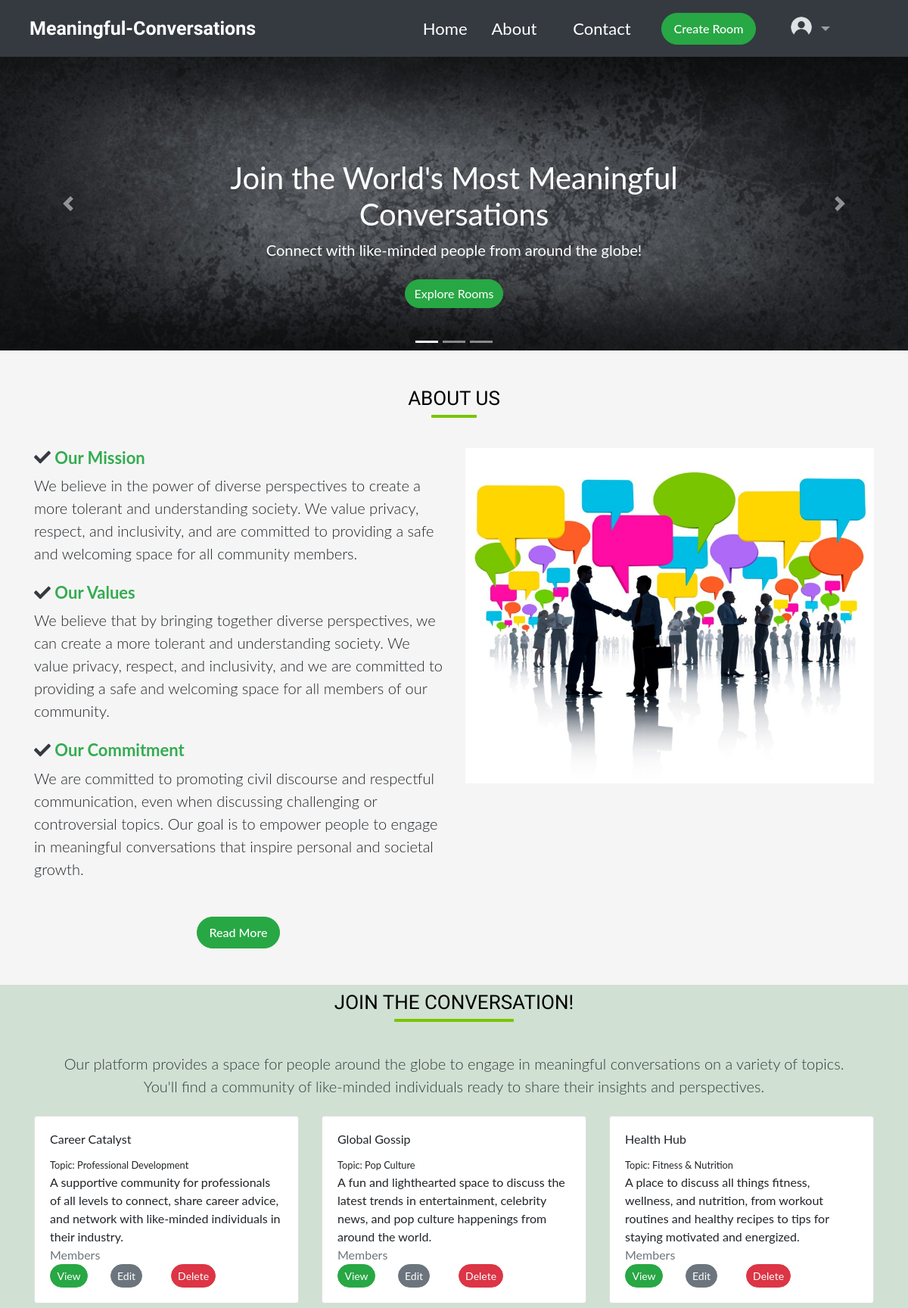
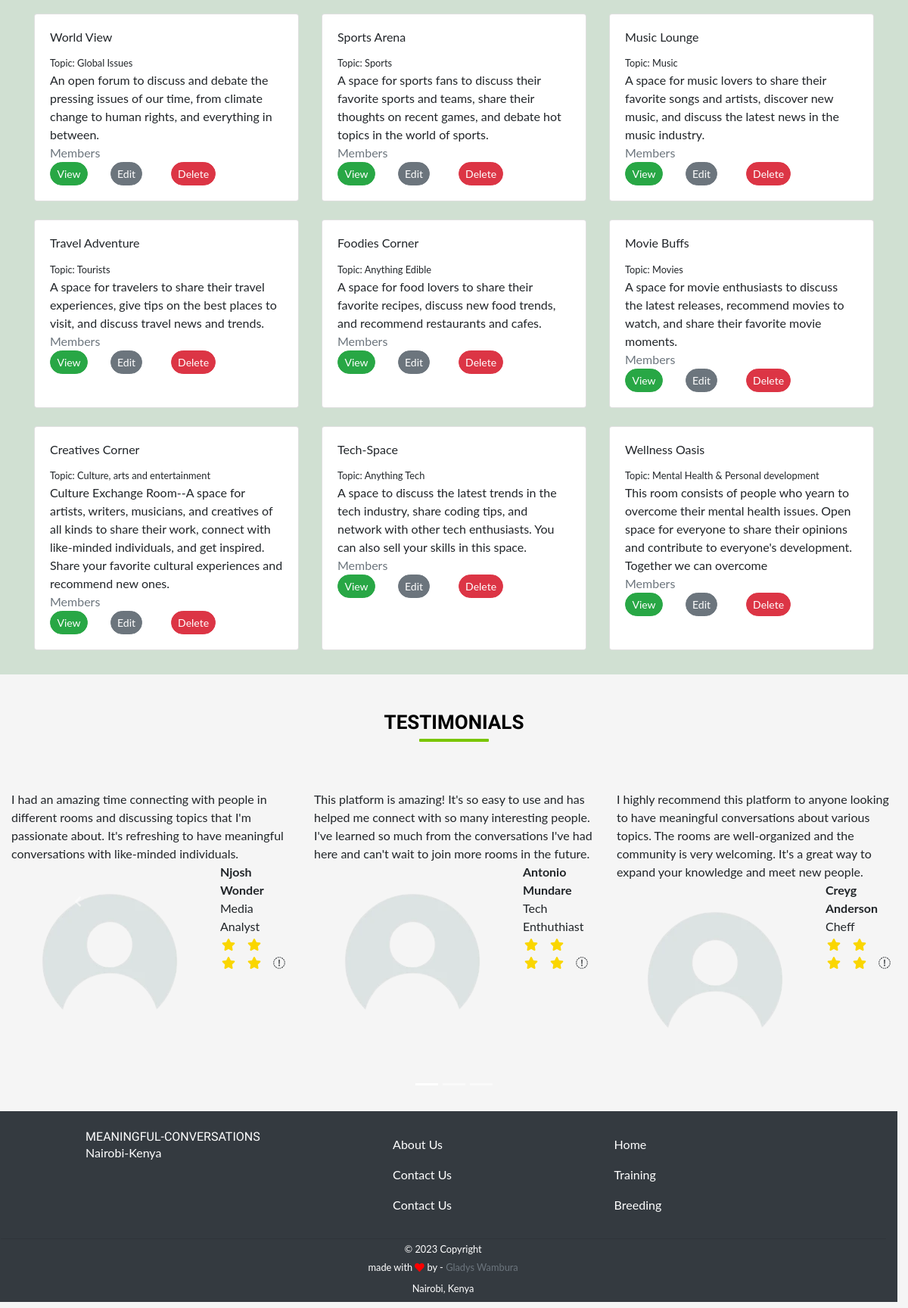
The app's page / (signed in) with its own data (2 pictures, top to bottom).
### conversations/models.py (models this page shows, shortened)
class Room(models.Model):
    name = models.CharField(max_length=255)
    topic = models.ForeignKey(Topic, on_delete=models.CASCADE)
    room_mates = models.ManyToManyField(User, related_name="room_mates", blank=True)
    host = models.ForeignKey(User, on_delete=models.CASCADE, related_name='creator')
    description =models.TextField(null=True)
    created_at = models.DateTimeField(auto_now_add=True)
    updated_at = models.DateTimeField(auto_now=True)
    class Meta:
        ordering = [ '-created_at']

class Topic(models.Model):
    name = models.CharField(("Room-Topic"), max_length=150)
    def __str__(self):
        return self.name

### conversations/views.py (the view)
# urls.py: path('', views.index, name='index'),
def index(request):
    rooms = Room.objects.all()
    topics = Topic.objects.all()
    q = request.GET.get('q') if request.GET.get('q') != None else ''
    rooms = Room.objects.filter(topic__name__icontains=q)
    context = {'rooms': rooms, 'topics': topics}
    return render(request, 'index.html', context)

### conversations/templates/index.html (shortened to what this page needs)
{% extends 'base.html' %} {% load static %} {% block content %}
  <div class="contentpage">
    <div class="">
      <div id="carouselExampleCaptions" class="carousel slide" data-ride="carousel" style="width:100%; height: auto">
        <ol class="carousel-indicators">
          <li data-target="#carouselExampleCaptions" data-slide-to="0" class="active"></li>
          <li data-target="#carouselExampleCaptions" data-slide-to="1"></li>
          <li data-target="#carouselExampleCaptions" data-slide-to="2"></li>
        </ol>
        <div class="carousel-inner">
          <div class="carousel-item active">
            <img src="{% static 'images/carouselimage3.jpg' %}" class="d-block w-100" alt="...">
            <div class="carousel-caption d-none d-md-block " style="margin-auto; top: 30%;">
              <h3 style="font-size: 40px;"> Join the World's Most Meaningful Conversations</h3>
              <p class="mt-2" style="font-size: 20px;">Connect with like-minded people from around the globe!</p>
              <a class="mt-4 btn btn-success btn-md" href="#rooms" role="button">Explore Rooms</a>
            </div>
          </div>
        </div>
        <button class="carousel-control-prev" type="button" data-target="#carouselExampleCaptions" data-slide="prev">
          <span class="carousel-control-prev-icon" aria-hidden="true"></span>
        </button>
        <button class="carousel-control-next" type="button" data-target="#carouselExampleCaptions" data-slide="next">
          <span class="carousel-control-next-icon" aria-hidden="true"></span>
        </button>
      </div>
    <section id="about-us" class="py-5">
      <div class="container">
        <h2 style="font-family: 'Merienda One', sans-serif">About Us</h2>
        <div class="row">
          <div class="col-md-6" style="font-size: 18px;">
            <h3 class="mb-2 font-bold" style="font-size: 22px; color:#34ac50"><i class="text-dark fas fa-check"></i> Our Mission</h3>
            <p class="mb-4 lead">
              We believe in the power of diverse perspectives to create a more
              tolerant and understanding society. We value privacy, respect, and
              inclusivity, and are committed to providing a safe and welcoming space
              for all community members.
            </p>
            <h3 class="mb-2 font-bold" style="font-size: 22px; color:#34ac50"><i class="text-dark fas fa-check"></i> Our Values</h3>
            <p class="mb-4 lead">
              We believe that by bringing together diverse perspectives, we can create a more tolerant and understanding society. We value privacy, respect, and inclusivity, and we are committed to providing a safe and welcoming space for all members of our community.
            </p>
            <h3 class="mb-2 font-bold" style="font-size: 22px; color:#34ac50"><i class="text-dark fas fa-check"></i> Our Commitment</h3>
            <p class="lead">
              We are committed to promoting civil discourse and respectful
              communication, even when discussing challenging or controversial
              topics. Our goal is to empower people to engage in meaningful
              conversations that inspire personal and societal growth.
            </p>
            <div class="text-center">
              <a href="{% url 'about' %}" class="btn btn-success text-center text-white px-3 py-2 rounded-md text-md font-medium mt-5"> Read More </a>
            </div>
          </div>
          <div class="col-md-6">
            <img
              src="{% static 'images/aboutimage.jpeg' %}"
              alt="About Us"
              class="img-fluid"
              style="border:none;"
            />
          </div>
        </div>
      </div>
    </section>
    <section class="py-2" style="background-color: #d0e0d2">
      <div class="container-fluid ">
        <h2 style="font-family: 'Merienda One', sans-serif" id="rooms">Join the Conversation!</h2>
        <p class="lead text-dark text-bold text-center mb-4">
          Our platform provides a space for people around the globe to engage in
          meaningful conversations on a variety of topics. <br> You'll find a community
          of like-minded individuals ready to share their insights and
          perspectives.
        </p>
      </div>
    <div class="container" >
      <div class="row">
        {% for room in rooms %}
        <div class="col-md-4 d-flex align-items-stretch">
          <div class="card mb-4 box-shadow">
            <div class="card-body align-self-end">
              <h4 class="card-title">{{ room.name }}</h4>
              <small class="card-text">Topic: {{ room.topic }}</small>
              <br>
              <p class="card-text">{{ room.description }}</p>
              <p class="card-text text-muted">{{ room.members.count }} Members</p>
              <div class="d-flex justify-content-between align-items-center">
                <div class="row">
                  <div class="col-md-4 btn-group">
                    <a
                      href="{% url 'room' room.id %}"
                      class="btn btn-success btn-sm"
                      >View</a
                    >
                  </div>
                  {% if request.user == room.host%}
                  <div class="col-md-4">
                    <a
                      href="{% url 'update_room' room.id %}"
                      class="btn btn-secondary btn-sm"
                    >
                      Edit</a
                    >
                  </div>
                  <div class="col-md-4">
                    <a
                      href="{% url 'delete_room' room.id %}"
                      class="btn btn-danger btn-sm"
                    >
                      Delete</a
                    >
                  </div>
                  {% endif %}
                </div>
              </div>
            </div>
          </div>
        </div>
        {% endfor %}
      </div>
    </div>
  </section>
    <div class="container-fluid mt-5">
      <div class="row">
        <div class="col-sm-12">
          <div id="myCarousel" class="carousel slide" data-ride="carousel">
            <h2 style="font-family: 'Merienda One', sans-serif"><b>Testimonials</b></h2>
            <br />
            <ol class="carousel-indicators">
              <li data-target="#myCarousel" data-slide-to="0" class="active"></li>
              <li data-target="#myCarousel" data-slide-to="1"></li>
              <li data-target="#myCarousel" data-slide-to="2"></li>
            </ol>
            <div class="carousel-inner">
              <div class="carousel-item active">
                <div class="row">
                  <div class="col-sm-4">
                    <div class="testimonial">
                      <p>
                        I had an amazing time connecting with people in different
                        rooms and discussing topics that I'm passionate about.
                        It's refreshing to have meaningful conversations with
                        like-minded individuals.
                      </p>
                    </div>
                    <div class="media">
                      <img
                        src="{% static 'images/user-icon.png' %}"
                        class="mr-3"
                        alt=""
                      />
                      <div class="media-body">
                        <div class="overview">
                          <div class="name"><b>Njosh Wonder</b></div>
                          <div class="details">Media Analyst</div>
                          <div class="star-rating">
                            <ul class="list-inline">
                              <li class="list-inline-item">
                                <i class="fa fa-star" style="color: #fad600"></i>
                              </li>
                              <li class="list-inline-item">
                                <i class="fa fa-star" style="color: #fad600"></i>
                              </li>
                              <li class="list-inline-item">
                                <i class="fa fa-star" style="color: #fad600"></i>
                              </li>
                              <li class="list-inline-item">
                                <i class="fa fa-star" style="color: #fad600"></i>
                              </li>
                              <li class="list-inline-item">
                                <i class="fa fa-star-o"></i>
                              </li>
                            </ul>
                          </div>
                        </div>
                      </div>
                    </div>
                  </div>
                  <div class="col-sm-4">
                    <div class="testimonial">
                      <p>
                        This platform is amazing! It's so easy to use and has
                        helped me connect with so many interesting people. I've
                        learned so much from the conversations I've had here and
                        can't wait to join more rooms in the future.
                      </p>
                    </div>
                    <div class="media">
                      <img
                        src="{% static 'images/user-icon.png' %}"
                        class="mr-3"
                        alt=""
                      />
                      <div class="media-body">
                        <div class="overview">
                          <div class="name"><b>Antonio Mundare</b></div>
                          <div class="details">Tech Enthuthiast</div>
                          <div class="star-rating">
                            <ul class="list-inline">
                              <li class="list-inline-item">
                                <i class="fa fa-star" style="color: #fad600"></i>
                              </li>
                              <li class="list-inline-item">
                                <i class="fa fa-star" style="color: #fad600"></i>
                              </li>
                              <li class="list-inline-item">
                                <i class="fa fa-star" style="color: #fad600"></i>
                              </li>
                              <li class="list-inline-item">
                                <i class="fa fa-star" style="color: #fad600"></i>
                              </li>
                              <li class="list-inline-item">
                                <i class="fa fa-star-o"></i>
                              </li>
                            </ul>
                          </div>
                        </div>
                      </div>
                    </div>
                  </div>
                  <div class="col-sm-4">
                    <div class="testimonial">
                      <p>
                        I highly recommend this platform to anyone looking to have
                        meaningful conversations about various topics. The rooms
                        are well-organized and the community is very welcoming.
                        It's a great way to expand your knowledge and meet new
                        people.
                      </p>
                    </div>
                    <div class="media">
                      <img
                        src="{% static 'images/user-icon.png' %}"
                        class="mr-3"
                        alt=""
                      />
                      <div class="media-body">
                        <div class="overview">
                          <div class="name"><b>Creyg Anderson</b></div>
                          <div class="details">Cheff</div>
                          <div class="star-rating">
                            <ul class="list-inline">
                              <li class="list-inline-item">
                                <i class="fa fa-star" style="color: #fad600"></i>
                              </li>
                              <li class="list-inline-item">
                                <i class="fa fa-star" style="color: #fad600"></i>
                              </li>
                              <li class="list-inline-item">
                                <i class="fa fa-star" style="color: #fad600"></i>
                              </li>
                              <li class="list-inline-item">
                                <i class="fa fa-star" style="color: #fad600"></i>
                              </li>
                              <li class="list-inline-item">
                                <i class="fa fa-star-o"></i>
                              </li>
                            </ul>
                          </div>
                        </div>
                      </div>
                    </div>
                  </div>
                </div>
              </div>
            </div>
            <a class="carousel-control-prev" href="#myCarousel" data-slide="prev">
              <i class="fa fa-chevron-left"></i>
            </a>
            <a class="carousel-control-next" href="#myCarousel" data-slide="next">
              <i class="fa fa-chevron-right"></i>
            </a>
          </div>
        </div>
      </div>
    </div>
    <br />
  </div>
<footer class="container-fluid page-footer font-small text-white pt-4" style="background-color: #343a40; margin-left: -1.2%">
  <div class="container-fluid text-center text-md-left">
    <div class="row">
      <div class="col-md-4 offset-md-1 mt-md-0 mt-3">
        <h5
          class="text-uppercase footer-name"
          style="font-family: 'Merienda One', sans-serif"
        >
          Meaningful-Conversations
        </h5>
        <p class="address">Nairobi-Kenya</p>
      </div>
      <div class="col-md-3 mb-md-0 mb-3">
        <ul class="list-unstyled">
          <li>
            <a class="nav-link text-white" href="#">About Us</a>
          </li>
          <li>
            <a class="nav-link text-white" href="#">Contact Us</a>
          </li>
          <li>
            <a class="nav-link text-white" href="#">Contact Us</a>
          </li>
        </ul>
      </div>
      <div class="col-md-3 mb-md-0 mb-3">
        <ul class="list-unstyled">
          <li>
            <a class="nav-link text-white" href="#">Home</a>
          </li>
          <li>
            <a class="nav-link text-white" href="#">Training</a>
          </li>
          <li>
            <a class="nav-link text-white" href="#">Breeding</a>
          </li>
        </ul>
      </div>
    </div>
  </div>
  <br />
  <hr style="color-white">
  <div class="mb-2 text-center">
    <small class="text-white"> © 2023 Copyright </small>
    <br />
    <small class="text-white">
      made with <i class="fa fa-heart" style="color: red"></i> by -
      <a
        class="text-white text-muted"
        target="_blank"
        rel="noopener noreferrer"
        href=""
      >
        Gladys Wambura
      </a>
      <a class="nav-link text-white" href="#">Nairobi, Kenya</a>
    </small>
  </div>
</footer>
{% endblock content %}

### records on screen
Room: name "Career Catalyst", topic "Professional Development", description "A supportive community for professionals of all levels to connect, share career advice, and network with like-minded individuals in their industry.", shows "Edit"
Room: name "Global Gossip", topic "Pop Culture", description "A fun and lighthearted space to discuss the latest trends in entertainment, celebrity news, and pop culture happenings from around the world.", shows "Edit"
Room: name "Health Hub", topic "Fitness & Nutrition", description "A place to discuss all things fitness, wellness, and nutrition, from workout routines and healthy recipes to tips for staying motivated and energized.", shows "Edit"
Room: name "World View", topic "Global Issues", description "An open forum to discuss and debate the pressing issues of our time, from climate change to human rights, and everything in between.", shows "Edit"
Room: name "Sports Arena", topic "Sports", description "A space for sports fans to discuss their favorite sports and teams, share their thoughts on recent games, and debate hot topics in the world of sports.", shows "Edit"
Room: name "Music Lounge", topic "Music", description "A space for music lovers to share their favorite songs and artists, discover new music, and discuss the latest news in the music industry.", shows "Edit"
Room: name "Travel Adventure", topic "Tourists", description "A space for travelers to share their travel experiences, give tips on the best places to visit, and discuss travel news and trends.", shows "Edit"
Room: name "Foodies Corner", topic "Anything Edible", description "A space for food lovers to share their favorite recipes, discuss new food trends, and recommend restaurants and cafes.", shows "Edit"
Room: name "Movie Buffs", topic "Movies", description "A space for movie enthusiasts to discuss the latest releases, recommend movies to watch, and share their favorite movie moments.", shows "Edit"
Room: name "Creatives Corner", topic "Culture, arts and entertainment", description "Culture Exchange Room--A space for artists, writers, musicians, and creatives of all kinds to share their work, connect with like-minded individuals, and get inspired. Share your favorite cultural experiences and recommend new ones.", shows "Edit"
Room: name "Tech-Space", topic "Anything Tech", description "A space to discuss the latest trends in the tech industry, share coding tips, and network with other tech enthusiasts. You can also sell your skills in this space.", shows "Edit"
Room: name "Wellness Oasis", topic "Mental Health & Personal development", description "This room consists of people who yearn to overcome their mental health issues. Open space for everyone to share their opinions and contribute to everyone's development. Together we can overcome", shows "Edit"
